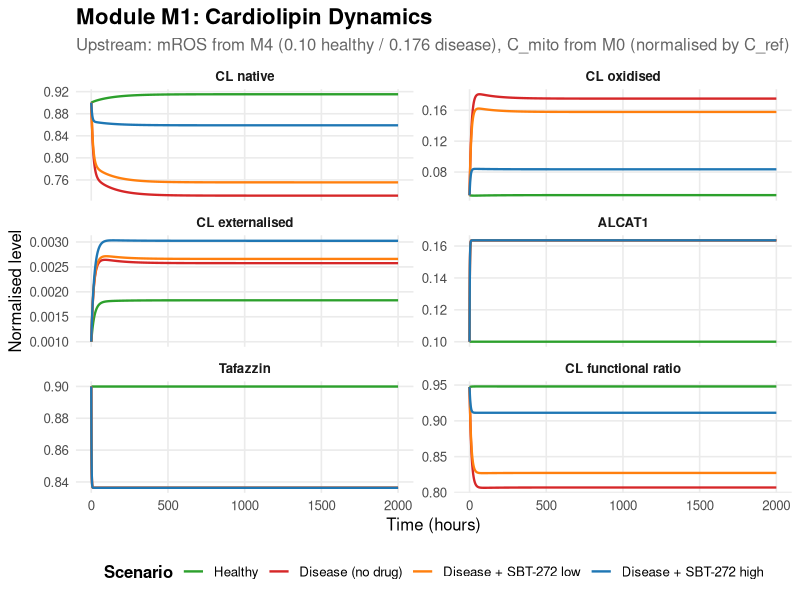
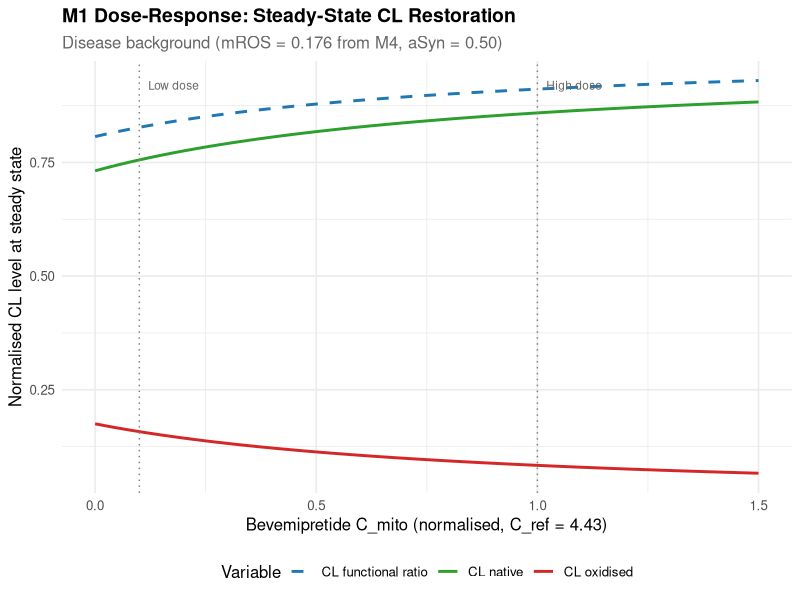
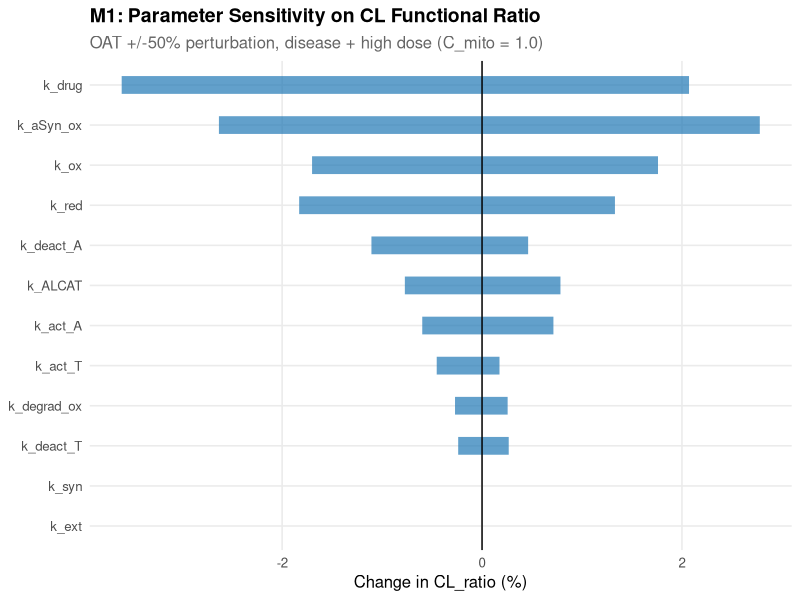

These figures' R source, in order:
##=============================================================================
## MODULE M1: CARDIOLIPIN DYNAMICS (v2 — upstream-coupled)
## Bevemipretide (SBT-272) QSP for Parkinson's Disease
##
## State variables (5):
##   CL_n    — Native (mature) cardiolipin fraction [0,1]
##   CL_ox   — Oxidised/damaged CL fraction [0,1]
##   CL_ext  — Externalised CL on outer mitochondrial membrane [0,1]
##   ALCAT1  — ALCAT1 enzyme active fraction [0,1]
##   TAZ     — Tafazzin active fraction [0,1]
##
## Upstream coupling:
##   mROS        ← M4 (mitochondrial ROS, normalised)
##   C_mito_norm ← M0 (drug mitochondrial conc, normalised by C_ref = 4.43)
##   aSyn_oligo  — scenario parameter until M2 is coded
##
## Key outputs:
##   CL_ratio = CL_n / (CL_n + CL_ox) → M3 (supercomplex stability)
##   CL_ext   → M2 (aSyn seeding), M5 (mitophagy signal)
##
## Calibration targets:
##   Healthy  CL_ratio ≈ 0.94  (CL_n ≈ 0.91)
##   Disease  CL_ratio ≈ 0.79  (CL_n ~22% reduction, Gao 2017)
##   Drug rescue improves CL_ratio toward healthy
##
## Data sources:
##   Gao 2017 (doi:10.1093/hmg/ddx100): CL_n 23% reduction in PD model
##   Song et al. 2019 (doi:10.1111/acel.12941): ALCAT1 upregulation
##   Bolte 2004: CL half-life ≈ 27 days
##   Kagan 2015: CL externalisation as apoptotic/mitophagy signal
##   Schlame & Greenberg 2017: tafazzin remodelling
##   Bayir 2009: aSyn–CL interaction and peroxidation
##   Tung et al. 2025 (doi:10.3390/ijms26030944): bevemipretide mechanism
##=============================================================================


library(deSolve)
library(ggplot2)
library(tidyr)
library(dplyr)


cat("========================================================\n")
cat("  MODULE M1: CARDIOLIPIN DYNAMICS — Bevemipretide QSP\n")
cat("  Version 2.0 | Upstream-coupled to M0 (PK), M4 (ROS)\n")
cat("========================================================\n\n")


##-----------------------------------------------------------------------------
## 1. PARAMETERS
##-----------------------------------------------------------------------------

M1_parameters <- function(mROS = 0.10, aSyn_oligo = 0.05, C_mito_norm = 0.0) {

  p <- c(
    ## --- CL synthesis and capacity ---
    k_syn       = 0.007,    # CL synthesis rate (h^-1), logistic growth
                             # ESTIMATED: derived from CL t1/2 ~ 27d (Bolte 2004),
                             # scaled for logistic carrying-capacity model
    K_CL        = 1.0,      # CL carrying capacity (normalised maximum)

    ## --- CL oxidation ---
    k_ox        = 0.020,    # mROS-driven CL oxidation rate (h^-1)
                             # ESTIMATED: tuned so disease mROS=0.176 gives
                             # ~22% CL_n reduction (Gao 2017)
    k_ALCAT     = 5.0,      # ALCAT1 amplification of oxidation (dimensionless)
                             # ASSUMED: Song et al. 2019
                             # MPTP -> 3x ALCAT1 -> amplified CL remodelling
    k_aSyn_ox   = 0.020,    # Direct aSyn-mediated CL damage (h^-1)
                             # ASSUMED: Bayir 2009, aSyn binds CL -> peroxidation

    ## --- CL repair ---
    k_red       = 0.070,    # TAZ-mediated CL repair/remodelling (h^-1)
                             # ASSUMED: tafazzin remodels CL_ox -> CL_n
                             # Schlame & Greenberg 2017
    k_drug      = 0.100,    # Bevemipretide CL stabilisation (h^-1)
                             # ESTIMATED: to be fitted to Bido et al. poster
                             # Tung et al. 2025

    ## --- CL degradation ---
    k_degrad_ox = 0.010,    # CL_ox degradation/mitophagy (h^-1)
                             # ASSUMED: ~70h clearance for damaged CL
                             # Chu 2018 (doi:10.1016/j.neulet.2018.04.004)

    ## --- CL externalisation ---
    k_ext       = 0.001,    # CL flip to OMM (h^-1)
                             # ASSUMED: Kagan 2015, apoptotic CL signal
    k_clear_ext = 0.050,    # CL_ext clearance (h^-1)
                             # ASSUMED: phagocytic/mitophagy clearance

    ## --- ALCAT1 dynamics ---
    k_act_A     = 0.50,     # ALCAT1 activation by mROS (h^-1)
                             # ESTIMATED: Song et al. 2019
    k_deact_A   = 0.45,     # ALCAT1 deactivation (h^-1)
                             # ESTIMATED: sets ALCAT1_healthy ~ 0.10

    ## --- Tafazzin dynamics ---
    k_act_T     = 0.50,     # TAZ constitutive activation (h^-1)
                             # ASSUMED: maintains TAZ ~ 0.90 at healthy mROS
    k_deact_T   = 0.556,    # TAZ inactivation by mROS (h^-1)
                             # ESTIMATED: Falabella et al. 2021

    ## --- Upstream coupling (scenario parameters) ---
    mROS        = mROS,
    aSyn_oligo  = aSyn_oligo,
    C_mito_norm = C_mito_norm
  )

  return(p)
}


##-----------------------------------------------------------------------------
## 2. INITIAL CONDITIONS
##-----------------------------------------------------------------------------

M1_init <- function() {
  c(
    CL_n   = 0.90,    # Near healthy SS
    CL_ox  = 0.05,    # Low basal oxidation
    CL_ext = 0.001,   # Minimal externalised CL
    ALCAT1 = 0.10,    # Low basal ALCAT1
    TAZ    = 0.90     # High tafazzin activity
  )
}


##-----------------------------------------------------------------------------
## 3. ODE SYSTEM
##-----------------------------------------------------------------------------

M1_odes <- function(t, state, parms) {
  with(as.list(c(state, parms)), {

    ## --- Clamp states to [0, 1] ---
    CL_n   <- max(0, min(1, CL_n))
    CL_ox  <- max(0, min(1, CL_ox))
    CL_ext <- max(0, min(1, CL_ext))
    ALCAT1 <- max(0, min(1, ALCAT1))
    TAZ    <- max(0, min(1, TAZ))

    ## Proxy for mPTP/delta_psi damage signal until M3 is built
    damage_signal <- mROS

    ## --- ODE 1: Native cardiolipin ---
    dCL_n <- (k_syn * (1 - CL_n / K_CL)
              - k_ox * mROS * CL_n * (1 + k_ALCAT * ALCAT1)
              - k_aSyn_ox * aSyn_oligo * CL_n
              + k_red * TAZ * CL_ox
              + k_drug * C_mito_norm * CL_ox
              - k_ext * CL_n * damage_signal)

    ## --- ODE 2: Oxidised cardiolipin ---
    dCL_ox <- (k_ox * mROS * CL_n * (1 + k_ALCAT * ALCAT1)
               + k_aSyn_ox * aSyn_oligo * CL_n
               - k_red * TAZ * CL_ox
               - k_drug * C_mito_norm * CL_ox
               - k_degrad_ox * CL_ox)

    ## --- ODE 3: Externalised cardiolipin ---
    dCL_ext <- (k_ext * CL_n * damage_signal
                - k_clear_ext * CL_ext)

    ## --- ODE 4: ALCAT1 active fraction ---
    dALCAT1 <- (k_act_A * mROS * (1 - ALCAT1)
                - k_deact_A * ALCAT1)

    ## --- ODE 5: Tafazzin active fraction ---
    dTAZ <- (k_act_T * (1 - TAZ)
             - k_deact_T * mROS * TAZ)

    ## --- Derived quantities ---
    CL_total   <- CL_n + CL_ox
    CL_ratio   <- CL_n / max(CL_total, 1e-8)
    drug_flux  <- k_drug * C_mito_norm * CL_ox
    ox_flux    <- k_ox * mROS * CL_n * (1 + k_ALCAT * ALCAT1)
    ext_flux   <- k_ext * CL_n * damage_signal

    list(
      c(dCL_n, dCL_ox, dCL_ext, dALCAT1, dTAZ),
      CL_total  = CL_total,
      CL_ratio  = CL_ratio,
      drug_flux = drug_flux,
      ox_flux   = ox_flux,
      ext_flux  = ext_flux
    )
  })
}


##-----------------------------------------------------------------------------
## 4. SOLVER
##-----------------------------------------------------------------------------

run_M1 <- function(mROS = 0.10, aSyn_oligo = 0.05, C_mito_norm = 0.0,
                   duration_h = 2000, dt = 0.5, y0 = NULL) {

  parms <- M1_parameters(mROS, aSyn_oligo, C_mito_norm)
  if (is.null(y0)) y0 <- M1_init()
  times <- seq(0, duration_h, by = dt)

  out <- ode(y = y0, times = times, func = M1_odes, parms = parms,
             method = "lsoda", atol = 1e-10, rtol = 1e-10)

  result <- as.data.frame(out)
  result$mROS        <- mROS
  result$aSyn_oligo  <- aSyn_oligo
  result$C_mito_norm <- C_mito_norm

  ss <- result[nrow(result), ]
  cat(sprintf(
    "M1 | mROS=%.3f aSyn=%.2f C_mito=%.2f | SS: CL_n=%.3f CL_ox=%.3f CL_ext=%.4f ALCAT1=%.3f TAZ=%.3f CL_ratio=%.3f\n",
    mROS, aSyn_oligo, C_mito_norm,
    ss$CL_n, ss$CL_ox, ss$CL_ext, ss$ALCAT1, ss$TAZ, ss$CL_ratio))

  return(result)
}


##-----------------------------------------------------------------------------
## 5. ANALYTICAL STEADY STATE
##-----------------------------------------------------------------------------

M1_analytical_ss <- function(mROS = 0.10, aSyn_oligo = 0.05, C_mito_norm = 0.0) {
  ## Fully analytical: ALCAT1/TAZ decouple, then CL_n/CL_ox is a 2x2 linear system

  p <- M1_parameters(mROS, aSyn_oligo, C_mito_norm)

  ## ALCAT1 and TAZ steady states (independent of CL)
  ALCAT1_ss <- as.numeric(p["k_act_A"] * mROS /
                           (p["k_act_A"] * mROS + p["k_deact_A"]))

  TAZ_ss <- as.numeric(p["k_act_T"] /
                        (p["k_act_T"] + p["k_deact_T"] * mROS))

  ## Oxidation and clearance coefficients
  alpha <- as.numeric(
    p["k_ox"] * mROS * (1 + p["k_ALCAT"] * ALCAT1_ss) +
    p["k_aSyn_ox"] * aSyn_oligo)

  beta <- as.numeric(
    p["k_red"] * TAZ_ss + p["k_drug"] * C_mito_norm + p["k_degrad_ox"])

  ## CL_n from mass balance: dCL_n + dCL_ox = 0 at SS
  ## k_syn*(1 - CL_n/K_CL) = k_degrad_ox*(alpha/beta)*CL_n + k_ext*CL_n*mROS
  denom <- as.numeric(
    p["k_syn"] / p["K_CL"] +
    p["k_degrad_ox"] * alpha / beta +
    p["k_ext"] * mROS)

  CL_n_ss   <- as.numeric(p["k_syn"] / denom)
  CL_ox_ss  <- (alpha / beta) * CL_n_ss
  CL_ext_ss <- as.numeric(p["k_ext"]) * CL_n_ss * mROS /
               as.numeric(p["k_clear_ext"])

  CL_ratio_ss <- CL_n_ss / (CL_n_ss + CL_ox_ss)

  return(c(CL_n    = CL_n_ss,
           CL_ox   = CL_ox_ss,
           CL_ext  = CL_ext_ss,
           ALCAT1  = ALCAT1_ss,
           TAZ     = TAZ_ss,
           CL_ratio = CL_ratio_ss))
}


##-----------------------------------------------------------------------------
## 6. VERIFICATION TESTS (FDA QSP Guidance Section IV)
##-----------------------------------------------------------------------------

verify_M1 <- function() {

  cat("=== MODULE M1 VERIFICATION TESTS ===\n\n")
  pass_count  <- 0
  total_tests <- 6
  t_verify    <- 3000


  ## --- V1: Healthy steady state in expected range ---
  cat("V1: Healthy steady state...\n")
  res_h <- run_M1(mROS = 0.10, aSyn_oligo = 0.05, C_mito_norm = 0.0,
                  duration_h = t_verify)
  ss_h  <- res_h[nrow(res_h), ]

  v1 <- (ss_h$CL_n > 0.85 && ss_h$CL_n < 0.95 &&
         ss_h$CL_ox > 0.03 && ss_h$CL_ox < 0.10 &&
         ss_h$ALCAT1 > 0.05 && ss_h$ALCAT1 < 0.20 &&
         ss_h$TAZ > 0.80 && ss_h$TAZ < 0.95 &&
         ss_h$CL_ratio > 0.90 && ss_h$CL_ratio < 0.98)
  cat(sprintf("    CL_n = %.4f (expect 0.85-0.95)\n", ss_h$CL_n))
  cat(sprintf("    CL_ox = %.4f (expect 0.03-0.10)\n", ss_h$CL_ox))
  cat(sprintf("    CL_ext = %.5f\n", ss_h$CL_ext))
  cat(sprintf("    ALCAT1 = %.4f (expect 0.05-0.20)\n", ss_h$ALCAT1))
  cat(sprintf("    TAZ = %.4f (expect 0.80-0.95)\n", ss_h$TAZ))
  cat(sprintf("    CL_ratio = %.4f (expect 0.90-0.98)\n", ss_h$CL_ratio))
  cat(sprintf("    V1 Healthy SS:              %s\n\n",
              ifelse(v1, "PASS", "FAIL")))
  if (v1) pass_count <- pass_count + 1


  ## --- V2: Disease perturbation ---
  ## mROS = 0.176 from M4 (CI=0.49), aSyn = 0.50 (pathological)
  cat("V2: Disease perturbation (mROS=0.176, aSyn=0.50)...\n")
  res_d <- run_M1(mROS = 0.176, aSyn_oligo = 0.50, C_mito_norm = 0.0,
                  duration_h = t_verify)
  ss_d  <- res_d[nrow(res_d), ]

  pct_drop <- (1 - ss_d$CL_n / ss_h$CL_n) * 100
  v2 <- (ss_d$CL_n < ss_h$CL_n &&
         ss_d$CL_ox > ss_h$CL_ox &&
         ss_d$ALCAT1 > ss_h$ALCAT1 &&
         ss_d$TAZ < ss_h$TAZ &&
         ss_d$CL_ratio < ss_h$CL_ratio)
  cat(sprintf("    CL_n: %.4f -> %.4f (%.1f%% drop, target ~23%%)\n",
              ss_h$CL_n, ss_d$CL_n, pct_drop))
  cat(sprintf("    CL_ox: %.4f -> %.4f\n", ss_h$CL_ox, ss_d$CL_ox))
  cat(sprintf("    CL_ratio: %.4f -> %.4f\n", ss_h$CL_ratio, ss_d$CL_ratio))
  cat(sprintf("    ALCAT1: %.4f -> %.4f (upregulated: %s)\n",
              ss_h$ALCAT1, ss_d$ALCAT1,
              ifelse(ss_d$ALCAT1 > ss_h$ALCAT1, "YES", "NO")))
  cat(sprintf("    TAZ: %.4f -> %.4f (inhibited: %s)\n",
              ss_h$TAZ, ss_d$TAZ,
              ifelse(ss_d$TAZ < ss_h$TAZ, "YES", "NO")))
  cat(sprintf("    V2 Disease perturbation:    %s\n\n",
              ifelse(v2, "PASS", "FAIL")))
  if (v2) pass_count <- pass_count + 1


  ## --- V3: Drug rescue (high dose C_mito_norm = 1.0) ---
  cat("V3: Drug rescue (C_mito_norm = 1.0)...\n")
  res_drug <- run_M1(mROS = 0.176, aSyn_oligo = 0.50, C_mito_norm = 1.0,
                     duration_h = t_verify)
  ss_rx <- res_drug[nrow(res_drug), ]

  v3 <- (ss_rx$CL_n > ss_d$CL_n &&
         ss_rx$CL_ox < ss_d$CL_ox &&
         ss_rx$CL_ratio > ss_d$CL_ratio)
  cat(sprintf("    CL_n: disease=%.4f -> drug=%.4f\n", ss_d$CL_n, ss_rx$CL_n))
  cat(sprintf("    CL_ox: disease=%.4f -> drug=%.4f\n", ss_d$CL_ox, ss_rx$CL_ox))
  cat(sprintf("    CL_ratio: disease=%.4f -> drug=%.4f\n",
              ss_d$CL_ratio, ss_rx$CL_ratio))
  cat(sprintf("    Improvement from disease: %.1f%%\n",
              (ss_rx$CL_ratio / ss_d$CL_ratio - 1) * 100))
  cat(sprintf("    V3 Drug rescue:             %s\n\n",
              ifelse(v3, "PASS", "FAIL")))
  if (v3) pass_count <- pass_count + 1


  ## --- V4: Zero drug concentration -> zero drug flux ---
  cat("V4: Zero drug concentration -> zero drug flux...\n")
  v4 <- all(abs(res_h$drug_flux) < 1e-15)
  cat(sprintf("    Max drug_flux (healthy, C_mito=0) = %.2e\n",
              max(abs(res_h$drug_flux))))
  cat(sprintf("    V4 Zero drug flux:          %s\n\n",
              ifelse(v4, "PASS", "FAIL")))
  if (v4) pass_count <- pass_count + 1


  ## --- V5: Non-negativity and boundedness [0,1] ---
  cat("V5: Non-negativity and boundedness...\n")
  all_res <- rbind(res_h, res_d, res_drug)
  v5 <- (all(all_res$CL_n >= -1e-10) && all(all_res$CL_n <= 1 + 1e-10) &&
         all(all_res$CL_ox >= -1e-10) && all(all_res$CL_ox <= 1 + 1e-10) &&
         all(all_res$CL_ext >= -1e-10) && all(all_res$CL_ext <= 1 + 1e-10) &&
         all(all_res$ALCAT1 >= -1e-10) && all(all_res$ALCAT1 <= 1 + 1e-10) &&
         all(all_res$TAZ >= -1e-10) && all(all_res$TAZ <= 1 + 1e-10) &&
         all((all_res$CL_n + all_res$CL_ox) <= 1.0 + 1e-6))
  cat(sprintf("    CL_n range:   [%.4e, %.4f]\n",
              min(all_res$CL_n), max(all_res$CL_n)))
  cat(sprintf("    CL_ox range:  [%.4e, %.4f]\n",
              min(all_res$CL_ox), max(all_res$CL_ox)))
  cat(sprintf("    CL_ext range: [%.4e, %.6f]\n",
              min(all_res$CL_ext), max(all_res$CL_ext)))
  cat(sprintf("    Max CL_total: %.4f\n",
              max(all_res$CL_n + all_res$CL_ox)))
  cat(sprintf("    V5 Boundedness:             %s\n\n",
              ifelse(v5, "PASS", "FAIL")))
  if (v5) pass_count <- pass_count + 1


  ## --- V6: Numerical SS matches analytical SS (<1% error) ---
  cat("V6: Numerical vs analytical steady state...\n")
  ss_an_h <- M1_analytical_ss(mROS = 0.10, aSyn_oligo = 0.05, C_mito_norm = 0.0)
  ss_an_d <- M1_analytical_ss(mROS = 0.176, aSyn_oligo = 0.50, C_mito_norm = 0.0)

  err_h_ratio <- abs(ss_h$CL_ratio - ss_an_h["CL_ratio"]) /
                 ss_an_h["CL_ratio"] * 100
  err_d_ratio <- abs(ss_d$CL_ratio - ss_an_d["CL_ratio"]) /
                 ss_an_d["CL_ratio"] * 100

  err_h_n <- abs(ss_h$CL_n - ss_an_h["CL_n"]) / ss_an_h["CL_n"] * 100
  err_d_n <- abs(ss_d$CL_n - ss_an_d["CL_n"]) / ss_an_d["CL_n"] * 100

  v6 <- (err_h_ratio < 1.0 && err_d_ratio < 1.0 &&
         err_h_n < 1.0 && err_d_n < 1.0)
  cat(sprintf("    Healthy CL_ratio: num=%.5f ana=%.5f (err: %.4f%%)\n",
              ss_h$CL_ratio, ss_an_h["CL_ratio"], err_h_ratio))
  cat(sprintf("    Disease CL_ratio: num=%.5f ana=%.5f (err: %.4f%%)\n",
              ss_d$CL_ratio, ss_an_d["CL_ratio"], err_d_ratio))
  cat(sprintf("    Healthy CL_n:     num=%.5f ana=%.5f (err: %.4f%%)\n",
              ss_h$CL_n, ss_an_h["CL_n"], err_h_n))
  cat(sprintf("    Disease CL_n:     num=%.5f ana=%.5f (err: %.4f%%)\n",
              ss_d$CL_n, ss_an_d["CL_n"], err_d_n))
  cat(sprintf("    V6 Analytical match (<1%%): %s\n\n",
              ifelse(v6, "PASS", "FAIL")))
  if (v6) pass_count <- pass_count + 1


  ## --- Summary ---
  cat(sprintf("=== M1 VERIFICATION RESULT: %d/%d tests passed ===\n\n",
              pass_count, total_tests))

  return(pass_count == total_tests)
}


##-----------------------------------------------------------------------------
## 7. MULTI-SCENARIO SIMULATION AND PLOTTING
##-----------------------------------------------------------------------------

run_all_M1_scenarios <- function() {

  ## Scenario definitions
  ## Drug effect in standalone M1 is DIRECT (CL stabilisation only)
  ## mROS held at disease level for drug scenarios — upstream M4 feedback
  ## will reduce mROS further in the integrated model
  scenarios <- list(
    healthy  = list(mROS = 0.10,  aSyn = 0.05, C_mito = 0.0,
                    label = "Healthy"),
    disease  = list(mROS = 0.176, aSyn = 0.50, C_mito = 0.0,
                    label = "Disease (no drug)"),
    drug_low = list(mROS = 0.176, aSyn = 0.50, C_mito = 0.10,
                    label = "Disease + SBT-272 low"),
    drug_hi  = list(mROS = 0.176, aSyn = 0.50, C_mito = 1.00,
                    label = "Disease + SBT-272 high")
  )

  ## Run all scenarios
  all_data <- data.frame()
  for (name in names(scenarios)) {
    s <- scenarios[[name]]
    res <- run_M1(mROS = s$mROS, aSyn_oligo = s$aSyn, C_mito_norm = s$C_mito,
                  duration_h = 2000)
    res$scenario <- s$label
    all_data <- rbind(all_data, res)
  }

  all_data$scenario <- factor(all_data$scenario,
    levels = sapply(scenarios, function(s) s$label))


  ## --- Plot 1: Time course (all state variables + CL_ratio) ---
  plot_vars <- c("CL_n", "CL_ox", "CL_ext", "ALCAT1", "TAZ", "CL_ratio")

  long_data <- all_data %>%
    select(time, scenario, all_of(plot_vars)) %>%
    pivot_longer(cols = all_of(plot_vars),
                 names_to = "variable", values_to = "value")

  long_data$variable <- factor(long_data$variable,
    levels = plot_vars,
    labels = c("CL native", "CL oxidised", "CL externalised",
               "ALCAT1", "Tafazzin", "CL functional ratio"))

  p1 <- ggplot(long_data, aes(x = time, y = value, color = scenario)) +
    geom_line(linewidth = 0.8) +
    facet_wrap(~ variable, scales = "free_y", ncol = 2) +
    scale_color_manual(values = c("Healthy" = "#2ca02c",
                                  "Disease (no drug)" = "#d62728",
                                  "Disease + SBT-272 low" = "#ff7f0e",
                                  "Disease + SBT-272 high" = "#1f77b4")) +
    labs(
      title = "Module M1: Cardiolipin Dynamics",
      subtitle = paste("Upstream: mROS from M4 (0.10 healthy / 0.176 disease),",
                        "C_mito from M0 (normalised by C_ref)"),
      x = "Time (hours)",
      y = "Normalised level",
      color = "Scenario"
    ) +
    theme_minimal(base_size = 12) +
    theme(
      legend.position = "bottom",
      legend.title = element_text(face = "bold"),
      plot.title = element_text(face = "bold", size = 16),
      plot.subtitle = element_text(color = "gray40"),
      strip.text = element_text(face = "bold"),
      panel.grid.minor = element_blank()
    )

  ggsave("M1_time_course.png", p1,
         width = 12, height = 10, dpi = 300, bg = "white")
  cat("Saved: M1_time_course.png\n")


  ## --- Plot 2: Dose-response at steady state (analytical) ---
  cat("Running dose-response sweep (analytical SS)...\n")
  dose_levels <- seq(0, 1.5, by = 0.025)
  ss_data <- data.frame()

  for (dose in dose_levels) {
    ss_vals <- M1_analytical_ss(mROS = 0.176, aSyn_oligo = 0.50,
                                C_mito_norm = dose)
    ss_data <- rbind(ss_data, data.frame(
      C_mito_norm = dose,
      CL_n     = ss_vals["CL_n"],
      CL_ox    = ss_vals["CL_ox"],
      CL_ratio = ss_vals["CL_ratio"],
      CL_ext   = ss_vals["CL_ext"]
    ))
  }

  p2 <- ggplot(ss_data, aes(x = C_mito_norm)) +
    geom_line(aes(y = CL_n, color = "CL native"), linewidth = 1) +
    geom_line(aes(y = CL_ox, color = "CL oxidised"), linewidth = 1) +
    geom_line(aes(y = CL_ratio, color = "CL functional ratio"),
              linewidth = 1, linetype = "dashed") +
    geom_vline(xintercept = c(0.10, 1.00), linetype = "dotted",
               color = "gray50", linewidth = 0.5) +
    annotate("text", x = 0.12, y = 0.92, label = "Low dose",
             size = 3, hjust = 0, color = "gray40") +
    annotate("text", x = 1.02, y = 0.92, label = "High dose",
             size = 3, hjust = 0, color = "gray40") +
    scale_color_manual(values = c("CL native" = "#2ca02c",
                                  "CL oxidised" = "#d62728",
                                  "CL functional ratio" = "#1f77b4")) +
    labs(
      title = "M1 Dose-Response: Steady-State CL Restoration",
      subtitle = "Disease background (mROS = 0.176 from M4, aSyn = 0.50)",
      x = "Bevemipretide C_mito (normalised, C_ref = 4.43)",
      y = "Normalised CL level at steady state",
      color = "Variable"
    ) +
    theme_minimal(base_size = 12) +
    theme(
      legend.position = "bottom",
      plot.title = element_text(face = "bold", size = 14),
      plot.subtitle = element_text(color = "gray40")
    )

  ggsave("M1_dose_response.png", p2,
         width = 10, height = 6, dpi = 300, bg = "white")
  cat("Saved: M1_dose_response.png\n")


  ## --- Plot 3: Sensitivity tornado (OAT +/-50% on CL_ratio) ---
  cat("Running one-at-a-time sensitivity analysis...\n")
  base_ss <- M1_analytical_ss(mROS = 0.176, aSyn_oligo = 0.50, C_mito_norm = 1.0)
  base_CL_ratio <- base_ss["CL_ratio"]

  p_base <- M1_parameters(mROS = 0.176, aSyn_oligo = 0.50, C_mito_norm = 1.0)

  param_names <- c("k_syn", "k_ox", "k_ALCAT", "k_aSyn_ox",
                    "k_red", "k_drug", "k_degrad_ox",
                    "k_ext", "k_act_A", "k_deact_A",
                    "k_act_T", "k_deact_T")

  sens_data <- data.frame()
  for (pname in param_names) {
    for (direction in c(-0.5, 0.5)) {
      p_mod <- p_base
      p_mod[pname] <- p_base[pname] * (1 + direction)

      ## Recompute analytical SS with modified parameter
      mod_ALCAT1 <- p_mod["k_act_A"] * 0.176 /
                    (p_mod["k_act_A"] * 0.176 + p_mod["k_deact_A"])
      mod_TAZ    <- p_mod["k_act_T"] /
                    (p_mod["k_act_T"] + p_mod["k_deact_T"] * 0.176)
      mod_alpha  <- p_mod["k_ox"] * 0.176 *
                    (1 + p_mod["k_ALCAT"] * mod_ALCAT1) +
                    p_mod["k_aSyn_ox"] * 0.50
      mod_beta   <- p_mod["k_red"] * mod_TAZ +
                    p_mod["k_drug"] * 1.0 +
                    p_mod["k_degrad_ox"]
      mod_denom  <- p_mod["k_syn"] / p_mod["K_CL"] +
                    p_mod["k_degrad_ox"] * mod_alpha / mod_beta +
                    p_mod["k_ext"] * 0.176
      mod_CL_n   <- as.numeric(p_mod["k_syn"] / mod_denom)
      mod_CL_ox  <- as.numeric((mod_alpha / mod_beta) * mod_CL_n)
      mod_ratio  <- mod_CL_n / (mod_CL_n + mod_CL_ox)

      pct_change <- as.numeric(
        (mod_ratio - base_CL_ratio) / base_CL_ratio * 100)

      sens_data <- rbind(sens_data, data.frame(
        parameter  = pname,
        direction  = ifelse(direction > 0, "+50%", "-50%"),
        CL_ratio   = mod_ratio,
        pct_change = pct_change
      ))
    }
  }

  ## Build tornado bars
  tornado <- sens_data %>%
    group_by(parameter) %>%
    summarise(
      low  = min(pct_change, na.rm = TRUE),
      high = max(pct_change, na.rm = TRUE),
      span = abs(max(pct_change, na.rm = TRUE) -
                 min(pct_change, na.rm = TRUE)),
      .groups = "drop"
    ) %>%
    arrange(span)

  tornado$parameter <- factor(tornado$parameter, levels = tornado$parameter)

  p3 <- ggplot(tornado, aes(y = parameter)) +
    geom_segment(aes(x = low, xend = high, yend = parameter),
                 linewidth = 6, color = "#1f77b4", alpha = 0.7) +
    geom_vline(xintercept = 0, linewidth = 0.5) +
    labs(
      title = "M1: Parameter Sensitivity on CL Functional Ratio",
      subtitle = "OAT +/-50% perturbation, disease + high dose (C_mito = 1.0)",
      x = "Change in CL_ratio (%)",
      y = NULL
    ) +
    theme_minimal(base_size = 12) +
    theme(
      plot.title = element_text(face = "bold", size = 14),
      plot.subtitle = element_text(color = "gray40"),
      panel.grid.minor = element_blank()
    )

  ggsave("M1_sensitivity.png", p3,
         width = 10, height = 6, dpi = 300, bg = "white")
  cat("Saved: M1_sensitivity.png\n\n")


  return(list(data = all_data, dose_response = ss_data,
              sensitivity = sens_data))
}


##-----------------------------------------------------------------------------
## 8. EXECUTE
##-----------------------------------------------------------------------------

## Run verification
all_passed <- verify_M1()

## Run scenarios and generate plots
if (all_passed) {
  cat("All verification tests passed. Running scenarios...\n\n")
} else {
  cat("WARNING: Not all verification tests passed.\n")
  cat("Running scenarios anyway for diagnostic purposes...\n\n")
}

results <- run_all_M1_scenarios()

## Print dose-response summary
cat("Dose-response summary (selected points):\n")
dr <- results$dose_response
sel <- dr$C_mito_norm %in% c(0.0, 0.10, 0.25, 0.50, 0.75, 1.00, 1.25, 1.50)
print(dr[sel, c("C_mito_norm", "CL_n", "CL_ox", "CL_ratio")], row.names = FALSE)

cat("\nSensitivity analysis results:\n")
print(results$sensitivity[, c("parameter", "direction", "pct_change")],
      row.names = FALSE)

cat("\n========================================================\n")
cat("  MODULE M1 COMPLETE\n")
cat("  Outputs: CL_ratio -> M3 (supercomplex stability)\n")
cat("           CL_ext   -> M2 (aSyn seeding), M5 (mitophagy)\n")
cat("  Upstream: mROS <- M4, C_mito <- M0, aSyn <- scenario\n")
cat("========================================================\n")
